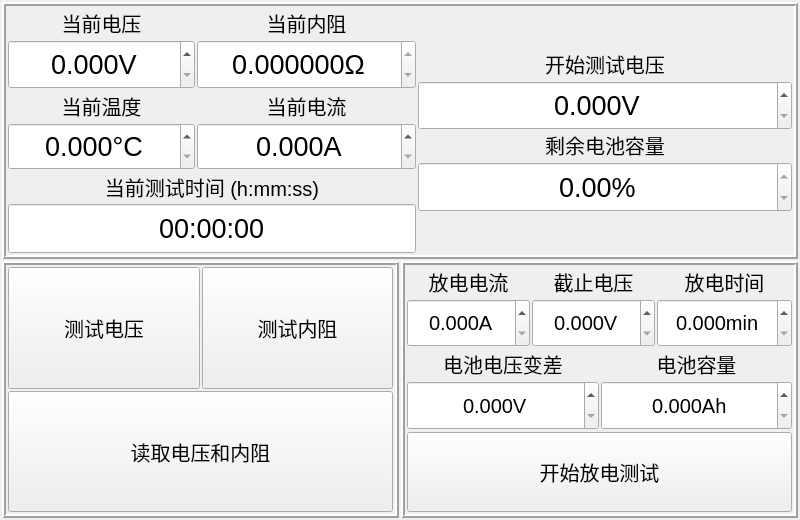
<?xml version="1.0" encoding="UTF-8"?>
<ui version="4.0">
 <class>power_test</class>
 <widget class="QWidget" name="power_test">
  <property name="geometry">
   <rect>
    <x>0</x>
    <y>0</y>
    <width>800</width>
    <height>520</height>
   </rect>
  </property>
  <property name="windowTitle">
   <string>Form</string>
  </property>
  <layout class="QGridLayout" name="gridLayout_3" rowstretch="1,1" columnstretch="1,1">
   <property name="leftMargin">
    <number>2</number>
   </property>
   <property name="topMargin">
    <number>2</number>
   </property>
   <property name="rightMargin">
    <number>2</number>
   </property>
   <property name="bottomMargin">
    <number>2</number>
   </property>
   <property name="spacing">
    <number>2</number>
   </property>
   <item row="1" column="0">
    <widget class="QFrame" name="frame">
     <property name="frameShape">
      <enum>QFrame::Box</enum>
     </property>
     <property name="frameShadow">
      <enum>QFrame::Raised</enum>
     </property>
     <property name="lineWidth">
      <number>2</number>
     </property>
     <layout class="QGridLayout" name="gridLayout">
      <property name="leftMargin">
       <number>2</number>
      </property>
      <property name="topMargin">
       <number>2</number>
      </property>
      <property name="rightMargin">
       <number>2</number>
      </property>
      <property name="bottomMargin">
       <number>2</number>
      </property>
      <property name="spacing">
       <number>2</number>
      </property>
      <item row="0" column="0">
       <layout class="QHBoxLayout" name="horizontalLayout">
        <item>
         <widget class="QPushButton" name="u_test">
          <property name="sizePolicy">
           <sizepolicy hsizetype="Expanding" vsizetype="Expanding">
            <horstretch>0</horstretch>
            <verstretch>0</verstretch>
           </sizepolicy>
          </property>
          <property name="font">
           <font>
            <pointsize>15</pointsize>
           </font>
          </property>
          <property name="toolTip">
           <string>&lt;html&gt;&lt;head/&gt;&lt;body&gt;&lt;p&gt;选中后会在读取时先发送一次测试命令&lt;/p&gt;&lt;/body&gt;&lt;/html&gt;</string>
          </property>
          <property name="text">
           <string>测试电压</string>
          </property>
         </widget>
        </item>
       </layout>
      </item>
      <item row="0" column="1">
       <layout class="QHBoxLayout" name="horizontalLayout_3">
        <item>
         <widget class="QPushButton" name="r_test">
          <property name="sizePolicy">
           <sizepolicy hsizetype="Expanding" vsizetype="Expanding">
            <horstretch>0</horstretch>
            <verstretch>0</verstretch>
           </sizepolicy>
          </property>
          <property name="font">
           <font>
            <pointsize>15</pointsize>
           </font>
          </property>
          <property name="toolTip">
           <string>&lt;html&gt;&lt;head/&gt;&lt;body&gt;&lt;p&gt;选中后会在读取时先发送一次测试命令&lt;/p&gt;&lt;/body&gt;&lt;/html&gt;</string>
          </property>
          <property name="text">
           <string>测试内阻</string>
          </property>
         </widget>
        </item>
       </layout>
      </item>
      <item row="1" column="0" colspan="2">
       <widget class="QPushButton" name="read_u_r">
        <property name="sizePolicy">
         <sizepolicy hsizetype="Expanding" vsizetype="Expanding">
          <horstretch>0</horstretch>
          <verstretch>0</verstretch>
         </sizepolicy>
        </property>
        <property name="font">
         <font>
          <pointsize>15</pointsize>
         </font>
        </property>
        <property name="text">
         <string>读取电压和内阻</string>
        </property>
       </widget>
      </item>
     </layout>
    </widget>
   </item>
   <item row="1" column="1">
    <widget class="QFrame" name="frame_2">
     <property name="frameShape">
      <enum>QFrame::Box</enum>
     </property>
     <property name="frameShadow">
      <enum>QFrame::Raised</enum>
     </property>
     <property name="lineWidth">
      <number>2</number>
     </property>
     <layout class="QGridLayout" name="gridLayout_2">
      <property name="leftMargin">
       <number>2</number>
      </property>
      <property name="topMargin">
       <number>2</number>
      </property>
      <property name="rightMargin">
       <number>2</number>
      </property>
      <property name="bottomMargin">
       <number>2</number>
      </property>
      <property name="spacing">
       <number>2</number>
      </property>
      <item row="0" column="0">
       <layout class="QHBoxLayout" name="horizontalLayout_2" stretch="1,1,1">
        <property name="spacing">
         <number>2</number>
        </property>
        <item>
         <layout class="QVBoxLayout" name="verticalLayout">
          <property name="spacing">
           <number>2</number>
          </property>
          <item>
           <widget class="QLabel" name="label">
            <property name="font">
             <font>
              <pointsize>15</pointsize>
             </font>
            </property>
            <property name="text">
             <string>放电电流</string>
            </property>
            <property name="alignment">
             <set>Qt::AlignCenter</set>
            </property>
           </widget>
          </item>
          <item>
           <widget class="QDoubleSpinBox" name="i_out">
            <property name="sizePolicy">
             <sizepolicy hsizetype="Expanding" vsizetype="Expanding">
              <horstretch>0</horstretch>
              <verstretch>0</verstretch>
             </sizepolicy>
            </property>
            <property name="font">
             <font>
              <pointsize>15</pointsize>
             </font>
            </property>
            <property name="alignment">
             <set>Qt::AlignCenter</set>
            </property>
            <property name="suffix">
             <string>A</string>
            </property>
            <property name="decimals">
             <number>3</number>
            </property>
            <property name="maximum">
             <double>500.000000000000000</double>
            </property>
           </widget>
          </item>
         </layout>
        </item>
        <item>
         <layout class="QVBoxLayout" name="verticalLayout_2">
          <property name="spacing">
           <number>2</number>
          </property>
          <item>
           <widget class="QLabel" name="label_3">
            <property name="font">
             <font>
              <pointsize>15</pointsize>
             </font>
            </property>
            <property name="text">
             <string>截止电压</string>
            </property>
            <property name="alignment">
             <set>Qt::AlignCenter</set>
            </property>
           </widget>
          </item>
          <item>
           <widget class="QDoubleSpinBox" name="u_end">
            <property name="sizePolicy">
             <sizepolicy hsizetype="Expanding" vsizetype="Expanding">
              <horstretch>0</horstretch>
              <verstretch>0</verstretch>
             </sizepolicy>
            </property>
            <property name="font">
             <font>
              <pointsize>15</pointsize>
             </font>
            </property>
            <property name="alignment">
             <set>Qt::AlignCenter</set>
            </property>
            <property name="suffix">
             <string>V</string>
            </property>
            <property name="decimals">
             <number>3</number>
            </property>
            <property name="maximum">
             <double>1000.000000000000000</double>
            </property>
           </widget>
          </item>
         </layout>
        </item>
        <item>
         <layout class="QVBoxLayout" name="verticalLayout_3">
          <property name="spacing">
           <number>2</number>
          </property>
          <item>
           <widget class="QLabel" name="label_4">
            <property name="font">
             <font>
              <pointsize>15</pointsize>
             </font>
            </property>
            <property name="text">
             <string>放电时间</string>
            </property>
            <property name="alignment">
             <set>Qt::AlignCenter</set>
            </property>
           </widget>
          </item>
          <item>
           <widget class="QDoubleSpinBox" name="out_time">
            <property name="sizePolicy">
             <sizepolicy hsizetype="Expanding" vsizetype="Expanding">
              <horstretch>0</horstretch>
              <verstretch>0</verstretch>
             </sizepolicy>
            </property>
            <property name="font">
             <font>
              <pointsize>15</pointsize>
             </font>
            </property>
            <property name="alignment">
             <set>Qt::AlignCenter</set>
            </property>
            <property name="suffix">
             <string>min</string>
            </property>
            <property name="decimals">
             <number>3</number>
            </property>
            <property name="maximum">
             <double>999999.000000000000000</double>
            </property>
           </widget>
          </item>
         </layout>
        </item>
       </layout>
      </item>
      <item row="1" column="0">
       <layout class="QHBoxLayout" name="horizontalLayout_5" stretch="1,1">
        <property name="spacing">
         <number>2</number>
        </property>
        <item>
         <layout class="QVBoxLayout" name="verticalLayout_11">
          <property name="spacing">
           <number>2</number>
          </property>
          <item>
           <widget class="QLabel" name="label_10">
            <property name="font">
             <font>
              <pointsize>15</pointsize>
             </font>
            </property>
            <property name="text">
             <string>电池电压变差</string>
            </property>
            <property name="alignment">
             <set>Qt::AlignCenter</set>
            </property>
           </widget>
          </item>
          <item>
           <widget class="QDoubleSpinBox" name="u_range">
            <property name="sizePolicy">
             <sizepolicy hsizetype="Expanding" vsizetype="Expanding">
              <horstretch>0</horstretch>
              <verstretch>0</verstretch>
             </sizepolicy>
            </property>
            <property name="font">
             <font>
              <pointsize>15</pointsize>
             </font>
            </property>
            <property name="alignment">
             <set>Qt::AlignCenter</set>
            </property>
            <property name="suffix">
             <string>V</string>
            </property>
            <property name="decimals">
             <number>3</number>
            </property>
            <property name="maximum">
             <double>500.000000000000000</double>
            </property>
           </widget>
          </item>
         </layout>
        </item>
        <item>
         <layout class="QVBoxLayout" name="verticalLayout_12">
          <property name="spacing">
           <number>2</number>
          </property>
          <item>
           <widget class="QLabel" name="label_11">
            <property name="font">
             <font>
              <pointsize>15</pointsize>
             </font>
            </property>
            <property name="text">
             <string>电池容量</string>
            </property>
            <property name="alignment">
             <set>Qt::AlignCenter</set>
            </property>
           </widget>
          </item>
          <item>
           <widget class="QDoubleSpinBox" name="i_range">
            <property name="sizePolicy">
             <sizepolicy hsizetype="Expanding" vsizetype="Expanding">
              <horstretch>0</horstretch>
              <verstretch>0</verstretch>
             </sizepolicy>
            </property>
            <property name="font">
             <font>
              <pointsize>15</pointsize>
             </font>
            </property>
            <property name="alignment">
             <set>Qt::AlignCenter</set>
            </property>
            <property name="suffix">
             <string>Ah</string>
            </property>
            <property name="decimals">
             <number>3</number>
            </property>
            <property name="maximum">
             <double>9999999.000000000000000</double>
            </property>
           </widget>
          </item>
         </layout>
        </item>
       </layout>
      </item>
      <item row="2" column="0">
       <widget class="QPushButton" name="start_test">
        <property name="sizePolicy">
         <sizepolicy hsizetype="Expanding" vsizetype="Expanding">
          <horstretch>0</horstretch>
          <verstretch>0</verstretch>
         </sizepolicy>
        </property>
        <property name="font">
         <font>
          <pointsize>15</pointsize>
         </font>
        </property>
        <property name="text">
         <string>开始放电测试</string>
        </property>
        <property name="checkable">
         <bool>true</bool>
        </property>
       </widget>
      </item>
     </layout>
    </widget>
   </item>
   <item row="0" column="0" colspan="2">
    <widget class="QFrame" name="frame_3">
     <property name="frameShape">
      <enum>QFrame::Box</enum>
     </property>
     <property name="frameShadow">
      <enum>QFrame::Raised</enum>
     </property>
     <property name="lineWidth">
      <number>2</number>
     </property>
     <layout class="QGridLayout" name="gridLayout_4" columnstretch="1,1,2">
      <property name="leftMargin">
       <number>2</number>
      </property>
      <property name="topMargin">
       <number>2</number>
      </property>
      <property name="rightMargin">
       <number>2</number>
      </property>
      <property name="bottomMargin">
       <number>2</number>
      </property>
      <property name="spacing">
       <number>2</number>
      </property>
      <item row="0" column="0">
       <layout class="QVBoxLayout" name="verticalLayout_5">
        <property name="spacing">
         <number>2</number>
        </property>
        <item>
         <widget class="QLabel" name="label_5">
          <property name="font">
           <font>
            <pointsize>15</pointsize>
           </font>
          </property>
          <property name="text">
           <string>当前电压</string>
          </property>
          <property name="alignment">
           <set>Qt::AlignCenter</set>
          </property>
         </widget>
        </item>
        <item>
         <widget class="QDoubleSpinBox" name="u_value">
          <property name="sizePolicy">
           <sizepolicy hsizetype="Expanding" vsizetype="Expanding">
            <horstretch>0</horstretch>
            <verstretch>0</verstretch>
           </sizepolicy>
          </property>
          <property name="font">
           <font>
            <pointsize>20</pointsize>
           </font>
          </property>
          <property name="alignment">
           <set>Qt::AlignCenter</set>
          </property>
          <property name="readOnly">
           <bool>false</bool>
          </property>
          <property name="suffix">
           <string>V</string>
          </property>
          <property name="decimals">
           <number>3</number>
          </property>
          <property name="maximum">
           <double>999999.000000000000000</double>
          </property>
         </widget>
        </item>
       </layout>
      </item>
      <item row="0" column="1">
       <layout class="QVBoxLayout" name="verticalLayout_7">
        <property name="spacing">
         <number>2</number>
        </property>
        <item>
         <widget class="QLabel" name="label_6">
          <property name="font">
           <font>
            <pointsize>15</pointsize>
           </font>
          </property>
          <property name="text">
           <string>当前内阻</string>
          </property>
          <property name="alignment">
           <set>Qt::AlignCenter</set>
          </property>
         </widget>
        </item>
        <item>
         <widget class="QDoubleSpinBox" name="r_value">
          <property name="sizePolicy">
           <sizepolicy hsizetype="Expanding" vsizetype="Expanding">
            <horstretch>0</horstretch>
            <verstretch>0</verstretch>
           </sizepolicy>
          </property>
          <property name="font">
           <font>
            <pointsize>20</pointsize>
           </font>
          </property>
          <property name="alignment">
           <set>Qt::AlignCenter</set>
          </property>
          <property name="readOnly">
           <bool>true</bool>
          </property>
          <property name="suffix">
           <string>Ω</string>
          </property>
          <property name="decimals">
           <number>6</number>
          </property>
          <property name="maximum">
           <double>999999.000000000000000</double>
          </property>
         </widget>
        </item>
       </layout>
      </item>
      <item row="0" column="2" rowspan="3">
       <layout class="QVBoxLayout" name="verticalLayout_9" stretch="1,2,2,1">
        <property name="spacing">
         <number>0</number>
        </property>
        <item>
         <spacer name="verticalSpacer">
          <property name="orientation">
           <enum>Qt::Vertical</enum>
          </property>
          <property name="sizeHint" stdset="0">
           <size>
            <width>20</width>
            <height>172</height>
           </size>
          </property>
         </spacer>
        </item>
        <item>
         <layout class="QVBoxLayout" name="verticalLayout_10">
          <property name="spacing">
           <number>2</number>
          </property>
          <item>
           <widget class="QLabel" name="label_9">
            <property name="font">
             <font>
              <pointsize>15</pointsize>
             </font>
            </property>
            <property name="text">
             <string>开始测试电压</string>
            </property>
            <property name="alignment">
             <set>Qt::AlignCenter</set>
            </property>
           </widget>
          </item>
          <item>
           <widget class="QDoubleSpinBox" name="u_start_value">
            <property name="sizePolicy">
             <sizepolicy hsizetype="Minimum" vsizetype="Expanding">
              <horstretch>0</horstretch>
              <verstretch>0</verstretch>
             </sizepolicy>
            </property>
            <property name="font">
             <font>
              <pointsize>20</pointsize>
             </font>
            </property>
            <property name="alignment">
             <set>Qt::AlignCenter</set>
            </property>
            <property name="readOnly">
             <bool>false</bool>
            </property>
            <property name="suffix">
             <string>V</string>
            </property>
            <property name="decimals">
             <number>3</number>
            </property>
            <property name="maximum">
             <double>999999.000000000000000</double>
            </property>
           </widget>
          </item>
         </layout>
        </item>
        <item>
         <layout class="QVBoxLayout" name="verticalLayout_8">
          <property name="spacing">
           <number>2</number>
          </property>
          <item>
           <widget class="QLabel" name="label_8">
            <property name="font">
             <font>
              <pointsize>15</pointsize>
             </font>
            </property>
            <property name="text">
             <string>剩余电池容量</string>
            </property>
            <property name="alignment">
             <set>Qt::AlignCenter</set>
            </property>
           </widget>
          </item>
          <item>
           <widget class="QDoubleSpinBox" name="power_size">
            <property name="sizePolicy">
             <sizepolicy hsizetype="Minimum" vsizetype="Expanding">
              <horstretch>0</horstretch>
              <verstretch>0</verstretch>
             </sizepolicy>
            </property>
            <property name="font">
             <font>
              <pointsize>20</pointsize>
             </font>
            </property>
            <property name="alignment">
             <set>Qt::AlignCenter</set>
            </property>
            <property name="readOnly">
             <bool>true</bool>
            </property>
            <property name="suffix">
             <string>%</string>
            </property>
            <property name="maximum">
             <double>100.000000000000000</double>
            </property>
           </widget>
          </item>
         </layout>
        </item>
        <item>
         <spacer name="verticalSpacer_2">
          <property name="orientation">
           <enum>Qt::Vertical</enum>
          </property>
          <property name="sizeHint" stdset="0">
           <size>
            <width>20</width>
            <height>98</height>
           </size>
          </property>
         </spacer>
        </item>
       </layout>
      </item>
      <item row="1" column="0">
       <layout class="QVBoxLayout" name="verticalLayout_14">
        <property name="spacing">
         <number>2</number>
        </property>
        <item>
         <widget class="QLabel" name="label_13">
          <property name="font">
           <font>
            <pointsize>15</pointsize>
           </font>
          </property>
          <property name="text">
           <string>当前温度</string>
          </property>
          <property name="alignment">
           <set>Qt::AlignCenter</set>
          </property>
         </widget>
        </item>
        <item>
         <widget class="QDoubleSpinBox" name="temp">
          <property name="sizePolicy">
           <sizepolicy hsizetype="Expanding" vsizetype="Expanding">
            <horstretch>0</horstretch>
            <verstretch>0</verstretch>
           </sizepolicy>
          </property>
          <property name="font">
           <font>
            <pointsize>20</pointsize>
           </font>
          </property>
          <property name="alignment">
           <set>Qt::AlignCenter</set>
          </property>
          <property name="readOnly">
           <bool>false</bool>
          </property>
          <property name="suffix">
           <string>°C</string>
          </property>
          <property name="decimals">
           <number>3</number>
          </property>
          <property name="maximum">
           <double>999999.000000000000000</double>
          </property>
         </widget>
        </item>
       </layout>
      </item>
      <item row="1" column="1">
       <layout class="QVBoxLayout" name="verticalLayout_15">
        <property name="spacing">
         <number>2</number>
        </property>
        <item>
         <widget class="QLabel" name="label_14">
          <property name="font">
           <font>
            <pointsize>15</pointsize>
           </font>
          </property>
          <property name="text">
           <string>当前电流</string>
          </property>
          <property name="alignment">
           <set>Qt::AlignCenter</set>
          </property>
         </widget>
        </item>
        <item>
         <widget class="QDoubleSpinBox" name="now_i">
          <property name="sizePolicy">
           <sizepolicy hsizetype="Expanding" vsizetype="Expanding">
            <horstretch>0</horstretch>
            <verstretch>0</verstretch>
           </sizepolicy>
          </property>
          <property name="font">
           <font>
            <pointsize>20</pointsize>
           </font>
          </property>
          <property name="alignment">
           <set>Qt::AlignCenter</set>
          </property>
          <property name="readOnly">
           <bool>false</bool>
          </property>
          <property name="suffix">
           <string>A</string>
          </property>
          <property name="decimals">
           <number>3</number>
          </property>
          <property name="maximum">
           <double>999999.000000000000000</double>
          </property>
         </widget>
        </item>
       </layout>
      </item>
      <item row="2" column="0" colspan="2">
       <layout class="QVBoxLayout" name="verticalLayout_6">
        <property name="spacing">
         <number>2</number>
        </property>
        <item>
         <widget class="QLabel" name="label_7">
          <property name="font">
           <font>
            <pointsize>15</pointsize>
           </font>
          </property>
          <property name="text">
           <string>当前测试时间 (h:mm:ss)</string>
          </property>
          <property name="alignment">
           <set>Qt::AlignCenter</set>
          </property>
         </widget>
        </item>
        <item>
         <widget class="QLineEdit" name="test_time">
          <property name="sizePolicy">
           <sizepolicy hsizetype="Expanding" vsizetype="Expanding">
            <horstretch>0</horstretch>
            <verstretch>0</verstretch>
           </sizepolicy>
          </property>
          <property name="font">
           <font>
            <pointsize>20</pointsize>
           </font>
          </property>
          <property name="text">
           <string>00:00:00</string>
          </property>
          <property name="alignment">
           <set>Qt::AlignCenter</set>
          </property>
          <property name="readOnly">
           <bool>true</bool>
          </property>
         </widget>
        </item>
       </layout>
      </item>
     </layout>
    </widget>
   </item>
  </layout>
 </widget>
 <resources/>
 <connections/>
</ui>
